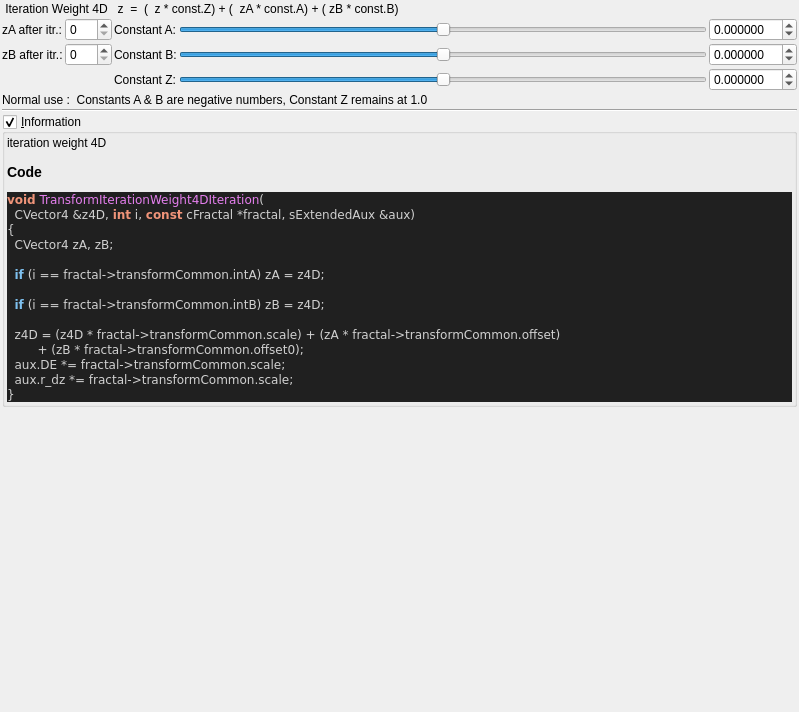
<?xml version="1.0" encoding="UTF-8"?>
<ui version="4.0">
 <class>Form</class>
 <widget class="QWidget" name="Form">
  <property name="geometry">
   <rect>
    <x>0</x>
    <y>0</y>
    <width>799</width>
    <height>712</height>
   </rect>
  </property>
  <property name="windowTitle">
   <string>Form</string>
  </property>
  <layout class="QVBoxLayout" name="verticalLayout">
   <property name="spacing">
    <number>2</number>
   </property>
   <property name="leftMargin">
    <number>2</number>
   </property>
   <property name="topMargin">
    <number>2</number>
   </property>
   <property name="rightMargin">
    <number>2</number>
   </property>
   <property name="bottomMargin">
    <number>2</number>
   </property>
   <item>
    <widget class="QLabel" name="label_78">
     <property name="text">
      <string> Iteration Weight 4D   z  =  (  z * const.Z) + (  zA * const.A) + ( zB * const.B)</string>
     </property>
    </widget>
   </item>
   <item>
    <layout class="QGridLayout" name="gridLayout_31">
     <property name="spacing">
      <number>2</number>
     </property>
     <item row="2" column="4">
      <widget class="MyDoubleSpinBox" name="spinbox_transf_scale">
       <property name="sizePolicy">
        <sizepolicy hsizetype="Minimum" vsizetype="Maximum">
         <horstretch>0</horstretch>
         <verstretch>0</verstretch>
        </sizepolicy>
       </property>
       <property name="prefix">
        <string/>
       </property>
       <property name="suffix">
        <string/>
       </property>
       <property name="decimals">
        <number>6</number>
       </property>
       <property name="minimum">
        <double>-99.989999999999995</double>
       </property>
       <property name="maximum">
        <double>99.989999999999995</double>
       </property>
       <property name="singleStep">
        <double>0.100000000000000</double>
       </property>
      </widget>
     </item>
     <item row="2" column="3">
      <widget class="QSlider" name="slider_transf_scale">
       <property name="sizePolicy">
        <sizepolicy hsizetype="Expanding" vsizetype="Maximum">
         <horstretch>0</horstretch>
         <verstretch>0</verstretch>
        </sizepolicy>
       </property>
       <property name="minimum">
        <number>-5000000</number>
       </property>
       <property name="maximum">
        <number>5000000</number>
       </property>
       <property name="singleStep">
        <number>1</number>
       </property>
       <property name="orientation">
        <enum>Qt::Horizontal</enum>
       </property>
      </widget>
     </item>
     <item row="1" column="1">
      <widget class="MySpinBox" name="spinboxInt_transf_int_B">
       <property name="sizePolicy">
        <sizepolicy hsizetype="Minimum" vsizetype="Maximum">
         <horstretch>0</horstretch>
         <verstretch>0</verstretch>
        </sizepolicy>
       </property>
       <property name="maximum">
        <number>250</number>
       </property>
      </widget>
     </item>
     <item row="0" column="4">
      <widget class="MyDoubleSpinBox" name="spinbox_transf_offset">
       <property name="sizePolicy">
        <sizepolicy hsizetype="Minimum" vsizetype="Maximum">
         <horstretch>0</horstretch>
         <verstretch>0</verstretch>
        </sizepolicy>
       </property>
       <property name="prefix">
        <string/>
       </property>
       <property name="suffix">
        <string/>
       </property>
       <property name="decimals">
        <number>6</number>
       </property>
       <property name="minimum">
        <double>-99.989999999999995</double>
       </property>
       <property name="maximum">
        <double>99.989999999999995</double>
       </property>
       <property name="singleStep">
        <double>0.100000000000000</double>
       </property>
      </widget>
     </item>
     <item row="1" column="4">
      <widget class="MyDoubleSpinBox" name="spinbox_transf_offset_0">
       <property name="sizePolicy">
        <sizepolicy hsizetype="Minimum" vsizetype="Maximum">
         <horstretch>0</horstretch>
         <verstretch>0</verstretch>
        </sizepolicy>
       </property>
       <property name="prefix">
        <string/>
       </property>
       <property name="suffix">
        <string/>
       </property>
       <property name="decimals">
        <number>6</number>
       </property>
       <property name="minimum">
        <double>-99.989999999999995</double>
       </property>
       <property name="maximum">
        <double>99.989999999999995</double>
       </property>
       <property name="singleStep">
        <double>0.100000000000000</double>
       </property>
      </widget>
     </item>
     <item row="1" column="2">
      <widget class="QLabel" name="label_43">
       <property name="text">
        <string>Constant B:</string>
       </property>
      </widget>
     </item>
     <item row="1" column="0">
      <widget class="QLabel" name="label_77">
       <property name="text">
        <string>zB after itr.:</string>
       </property>
      </widget>
     </item>
     <item row="0" column="3">
      <widget class="QSlider" name="slider_transf_offset">
       <property name="sizePolicy">
        <sizepolicy hsizetype="Preferred" vsizetype="Preferred">
         <horstretch>0</horstretch>
         <verstretch>0</verstretch>
        </sizepolicy>
       </property>
       <property name="minimum">
        <number>-5000000</number>
       </property>
       <property name="maximum">
        <number>5000000</number>
       </property>
       <property name="singleStep">
        <number>1</number>
       </property>
       <property name="orientation">
        <enum>Qt::Horizontal</enum>
       </property>
      </widget>
     </item>
     <item row="0" column="2">
      <widget class="QLabel" name="label_39">
       <property name="text">
        <string>Constant A:</string>
       </property>
      </widget>
     </item>
     <item row="2" column="2">
      <widget class="QLabel" name="label_63">
       <property name="text">
        <string>Constant Z:</string>
       </property>
      </widget>
     </item>
     <item row="0" column="0">
      <widget class="QLabel" name="label_76">
       <property name="text">
        <string>zA after itr.:</string>
       </property>
      </widget>
     </item>
     <item row="1" column="3">
      <widget class="QSlider" name="slider_transf_offset_0">
       <property name="sizePolicy">
        <sizepolicy hsizetype="Expanding" vsizetype="Maximum">
         <horstretch>0</horstretch>
         <verstretch>0</verstretch>
        </sizepolicy>
       </property>
       <property name="minimum">
        <number>-5000000</number>
       </property>
       <property name="maximum">
        <number>5000000</number>
       </property>
       <property name="singleStep">
        <number>1</number>
       </property>
       <property name="orientation">
        <enum>Qt::Horizontal</enum>
       </property>
      </widget>
     </item>
     <item row="0" column="1">
      <widget class="MySpinBox" name="spinboxInt_transf_int_A">
       <property name="sizePolicy">
        <sizepolicy hsizetype="Minimum" vsizetype="Maximum">
         <horstretch>0</horstretch>
         <verstretch>0</verstretch>
        </sizepolicy>
       </property>
       <property name="minimum">
        <number>0</number>
       </property>
       <property name="maximum">
        <number>250</number>
       </property>
       <property name="value">
        <number>0</number>
       </property>
      </widget>
     </item>
     <item row="3" column="0" colspan="5">
      <widget class="QLabel" name="label">
       <property name="text">
        <string>Normal use :  Constants A &amp; B are negative numbers, Constant Z remains at 1.0</string>
       </property>
      </widget>
     </item>
    </layout>
   </item>
   <item>
    <widget class="Line" name="line_8">
     <property name="orientation">
      <enum>Qt::Horizontal</enum>
     </property>
    </widget>
   </item>
   <item>
    <widget class="MyGroupBox" name="groupCheck_info">
     <property name="title">
      <string>&amp;Information</string>
     </property>
     <property name="flat">
      <bool>false</bool>
     </property>
     <property name="checkable">
      <bool>true</bool>
     </property>
     <layout class="QVBoxLayout" name="verticalLayout_2">
      <property name="spacing">
       <number>2</number>
      </property>
      <property name="leftMargin">
       <number>2</number>
      </property>
      <property name="topMargin">
       <number>2</number>
      </property>
      <property name="rightMargin">
       <number>2</number>
      </property>
      <property name="bottomMargin">
       <number>2</number>
      </property>
      <item>
       <widget class="QLabel" name="label_code_content">
        <property name="text">
         <string>&lt;p&gt;iteration weight 4D&lt;/p&gt;&lt;table&gt;
&lt;/table&gt;
&lt;h3&gt;Code&lt;/h3&gt;
&lt;body style=&quot;background-color:#202020&quot;&gt;
&lt;pre style=&quot;color:#d0d0d0; background-color:#202020;  font-family:'Courier New',monospace;&quot;&gt;&lt;span style=&quot;color:#f09479; font-weight:bold&quot;&gt;void&lt;/span&gt; &lt;span style=&quot;color:#e47eed&quot;&gt;TransformIterationWeight4DIteration&lt;/span&gt;&lt;span style=&quot;color:#d0d0d0&quot;&gt;(&lt;/span&gt;
  CVector4 &lt;span style=&quot;color:#d0d0d0&quot;&gt;&amp;amp;&lt;/span&gt;z4D&lt;span style=&quot;color:#d0d0d0&quot;&gt;,&lt;/span&gt; &lt;span style=&quot;color:#f09479; font-weight:bold&quot;&gt;int&lt;/span&gt; i&lt;span style=&quot;color:#d0d0d0&quot;&gt;,&lt;/span&gt; &lt;span style=&quot;color:#f09479; font-weight:bold&quot;&gt;const&lt;/span&gt; cFractal &lt;span style=&quot;color:#d0d0d0&quot;&gt;*&lt;/span&gt;fractal&lt;span style=&quot;color:#d0d0d0&quot;&gt;,&lt;/span&gt; sExtendedAux &lt;span style=&quot;color:#d0d0d0&quot;&gt;&amp;amp;&lt;/span&gt;aux&lt;span style=&quot;color:#d0d0d0&quot;&gt;)&lt;/span&gt;
&lt;span style=&quot;color:#d0d0d0&quot;&gt;{&lt;/span&gt;
  CVector4 zA&lt;span style=&quot;color:#d0d0d0&quot;&gt;,&lt;/span&gt; zB&lt;span style=&quot;color:#d0d0d0&quot;&gt;;&lt;/span&gt;

  &lt;span style=&quot;color:#7ec0ee; font-weight:bold&quot;&gt;if&lt;/span&gt; &lt;span style=&quot;color:#d0d0d0&quot;&gt;(&lt;/span&gt;i &lt;span style=&quot;color:#d0d0d0&quot;&gt;==&lt;/span&gt; fractal&lt;span style=&quot;color:#d0d0d0&quot;&gt;-&amp;gt;&lt;/span&gt;transformCommon&lt;span style=&quot;color:#d0d0d0&quot;&gt;.&lt;/span&gt;intA&lt;span style=&quot;color:#d0d0d0&quot;&gt;)&lt;/span&gt; zA &lt;span style=&quot;color:#d0d0d0&quot;&gt;=&lt;/span&gt; z4D&lt;span style=&quot;color:#d0d0d0&quot;&gt;;&lt;/span&gt;

  &lt;span style=&quot;color:#7ec0ee; font-weight:bold&quot;&gt;if&lt;/span&gt; &lt;span style=&quot;color:#d0d0d0&quot;&gt;(&lt;/span&gt;i &lt;span style=&quot;color:#d0d0d0&quot;&gt;==&lt;/span&gt; fractal&lt;span style=&quot;color:#d0d0d0&quot;&gt;-&amp;gt;&lt;/span&gt;transformCommon&lt;span style=&quot;color:#d0d0d0&quot;&gt;.&lt;/span&gt;intB&lt;span style=&quot;color:#d0d0d0&quot;&gt;)&lt;/span&gt; zB &lt;span style=&quot;color:#d0d0d0&quot;&gt;=&lt;/span&gt; z4D&lt;span style=&quot;color:#d0d0d0&quot;&gt;;&lt;/span&gt;

  z4D &lt;span style=&quot;color:#d0d0d0&quot;&gt;= (&lt;/span&gt;z4D &lt;span style=&quot;color:#d0d0d0&quot;&gt;*&lt;/span&gt; fractal&lt;span style=&quot;color:#d0d0d0&quot;&gt;-&amp;gt;&lt;/span&gt;transformCommon&lt;span style=&quot;color:#d0d0d0&quot;&gt;.&lt;/span&gt;scale&lt;span style=&quot;color:#d0d0d0&quot;&gt;) + (&lt;/span&gt;zA &lt;span style=&quot;color:#d0d0d0&quot;&gt;*&lt;/span&gt; fractal&lt;span style=&quot;color:#d0d0d0&quot;&gt;-&amp;gt;&lt;/span&gt;transformCommon&lt;span style=&quot;color:#d0d0d0&quot;&gt;.&lt;/span&gt;offset&lt;span style=&quot;color:#d0d0d0&quot;&gt;)&lt;/span&gt;
        &lt;span style=&quot;color:#d0d0d0&quot;&gt;+ (&lt;/span&gt;zB &lt;span style=&quot;color:#d0d0d0&quot;&gt;*&lt;/span&gt; fractal&lt;span style=&quot;color:#d0d0d0&quot;&gt;-&amp;gt;&lt;/span&gt;transformCommon&lt;span style=&quot;color:#d0d0d0&quot;&gt;.&lt;/span&gt;offset0&lt;span style=&quot;color:#d0d0d0&quot;&gt;);&lt;/span&gt;
  aux&lt;span style=&quot;color:#d0d0d0&quot;&gt;.&lt;/span&gt;DE &lt;span style=&quot;color:#d0d0d0&quot;&gt;*=&lt;/span&gt; fractal&lt;span style=&quot;color:#d0d0d0&quot;&gt;-&amp;gt;&lt;/span&gt;transformCommon&lt;span style=&quot;color:#d0d0d0&quot;&gt;.&lt;/span&gt;scale&lt;span style=&quot;color:#d0d0d0&quot;&gt;;&lt;/span&gt;
  aux&lt;span style=&quot;color:#d0d0d0&quot;&gt;.&lt;/span&gt;r_dz &lt;span style=&quot;color:#d0d0d0&quot;&gt;*=&lt;/span&gt; fractal&lt;span style=&quot;color:#d0d0d0&quot;&gt;-&amp;gt;&lt;/span&gt;transformCommon&lt;span style=&quot;color:#d0d0d0&quot;&gt;.&lt;/span&gt;scale&lt;span style=&quot;color:#d0d0d0&quot;&gt;;&lt;/span&gt;
&lt;span style=&quot;color:#d0d0d0&quot;&gt;}&lt;/span&gt;
&lt;/pre&gt;
&lt;/body&gt;</string>
        </property>
        <property name="wordWrap">
         <bool>true</bool>
        </property>
        <property name="openExternalLinks">
         <bool>true</bool>
        </property>
        <property name="textInteractionFlags">
         <set>Qt::LinksAccessibleByMouse|Qt::TextSelectableByMouse</set>
        </property>
       </widget>
      </item>
     </layout>
    </widget>
   </item>
   <item>
    <spacer name="verticalSpacer">
     <property name="orientation">
      <enum>Qt::Vertical</enum>
     </property>
     <property name="sizeHint" stdset="0">
      <size>
       <width>20</width>
       <height>40</height>
      </size>
     </property>
    </spacer>
   </item>
  </layout>
 </widget>
 <customwidgets>
  <customwidget>
   <class>MyDoubleSpinBox</class>
   <extends>QDoubleSpinBox</extends>
   <header>my_double_spin_box.h</header>
  </customwidget>
  <customwidget>
   <class>MyGroupBox</class>
   <extends>QGroupBox</extends>
   <header>my_group_box.h</header>
   <container>1</container>
  </customwidget>
  <customwidget>
   <class>MySpinBox</class>
   <extends>QSpinBox</extends>
   <header>my_spin_box.h</header>
  </customwidget>
 </customwidgets>
 <resources/>
 <connections/>
</ui>
